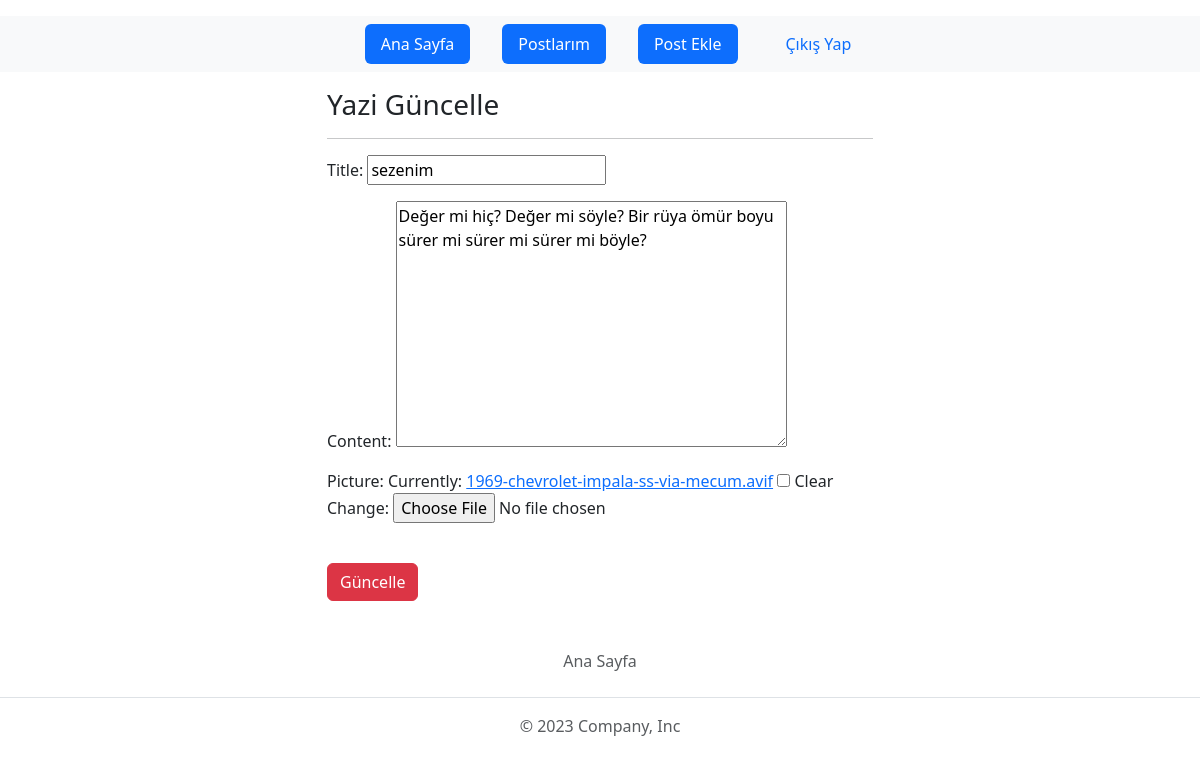
The app's page /posts/myposts/3/update (signed in) with its own data.
### post/models.py (models this page shows, shortened)
class Post(models.Model):
    user = models.ForeignKey(User, on_delete=models.CASCADE )
    title = models.CharField(max_length=200)
    content = models.TextField()
    picture = models.FileField(blank=True , null=True)
    created_at = models.DateTimeField(auto_now_add=True)
    is_deleted = models.BooleanField(default=False)

### post/views.py (the view)
# urls.py: path('myposts/<int:id>/update' , post_update, name='post_update' ),
@login_required(login_url="/user/login")
def post_update(request, id):
    post  = get_object_or_404(Post, id=id )
    form = PostForm(request.POST or None , request.FILES or None, instance = post)
    if form.is_valid():
        post = form.save(commit = False)
        post.user = request.user
        post.save()
        messages.success(request, 'Bravo Postunu Düzenledin!')
        return redirect('post:myposts_view')
    context = dict(
        form = form ,
    )
    return render(request, 'post/post_update.html', context)

### post/forms.py
class PostForm(forms.ModelForm):
    class Meta:
        model = Post
        fields = ['title','content','picture']

### post/templates/post/post_update.html (shortened to what this page needs)
{% extends 'base/main.html' %}
{% block container %}
<div class="row">
    <div class="col-md-6 offset-md-3">
        <h3>Yazi Güncelle</h3>
        <hr>
        <form method = "post" enctype="multipart/form-data" >
            {{form.as_p}}
            <br>
            <button type = "submit" class = "btn btn-danger">Güncelle</button>
        </form>
    </div>
  </div>
{% endblock container %}

### records on screen
Post: title "sezenim", content "Değer mi hiç? Değer mi söyle? Bir rüya ömür boyu sürer mi sürer mi sürer mi böyle?"
